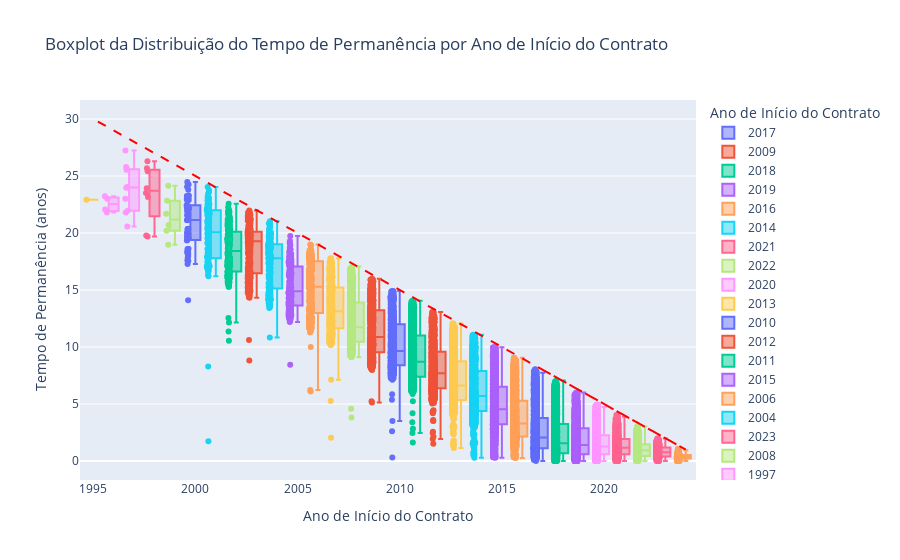

Notebook code for this chart:
### Code cell
import plotly.express as px
import plotly.graph_objects as go
import pandas as pd
from datetime import datetime

# Converter para Pandas
df_permanencia = filtered_sdf_2.select("start_date", "tempo_permanencia_anos").toPandas()

# Converter start_date para datetime
df_permanencia["start_date"] = pd.to_datetime(df_permanencia["start_date"])

# Criar coluna com o ano do contrato
df_permanencia["ano_inicio"] = df_permanencia["start_date"].dt.year

# Obter o ano atual
ano_atual = datetime.today().year

# Calcular o tempo máximo possível para cada ano
df_permanencia["tempo_maximo_possivel"] = ano_atual - df_permanencia["ano_inicio"]

# Criar Boxplot
fig = px.box(
    df_permanencia,
    x="ano_inicio",  # Ano do início do contrato no eixo X
    y="tempo_permanencia_anos",  # Tempo de permanência no eixo Y
    points="all",  # Mostra todos os pontos para visualizar outliers
    title="Boxplot da Distribuição do Tempo de Permanência por Ano de Início do Contrato",
    labels={"ano_inicio": "Ano de Início do Contrato", "tempo_permanencia_anos": "Tempo de Permanência (anos)"},
    color="ano_inicio"  # Diferencia os anos por cor
)

# Adicionar linha guia do tempo máximo possível
fig.add_trace(
    go.Scatter(
        x=df_permanencia["ano_inicio"].unique(),
        y=(ano_atual - df_permanencia["ano_inicio"].unique()),  # Tempo máximo possível
        mode="lines",
        name="Tempo Máximo Possível",
        line=dict(color="red", dash="dash")
    )
)



# Exibir gráfico
fig.show()

# Exibir o ano identificado como enviesado
print(f"O primeiro ano onde os contratos finalizados são afetados pelo tempo transcorrido é: {ano_limite_vies}")

### Figure 1 — Plotly figure (JSON) as saved in the notebook; plotly's stock layout.template omitted (floating-point values rounded to 4 significant figures; data arrays with more than 128 entries replaced by an {"elided": "..."} marker saying what was removed)
{"data": [{"alignmentgroup": "True", "boxpoints": "all", "hovertemplate": "Ano de Início do Contrato=%{x}<br>Tempo de Permanência (anos)=%{y}<extra></extra>", "legendgroup": "2017", "marker": {"color": "#636efa"}, "name": "2017", "notched": false, "offsetgroup": "2017", "orientation": "v", "showlegend": true, "type": "box", "x": {"elided": "3131 int values"}, "x0": " ", "xaxis": "x", "y": {"elided": "3131 float values"}, "y0": " ", "yaxis": "y"}, {"alignmentgroup": "True", "boxpoints": "all", "hovertemplate": "Ano de Início do Contrato=%{x}<br>Tempo de Permanência (anos)=%{y}<extra></extra>", "legendgroup": "2009", "marker": {"color": "#EF553B"}, "name": "2009", "notched": false, "offsetgroup": "2009", "orientation": "v", "showlegend": true, "type": "box", "x": {"elided": "1251 int values"}, "x0": " ", "xaxis": "x", "y": {"elided": "1251 float values"}, "y0": " ", "yaxis": "y"}, {"alignmentgroup": "True", "boxpoints": "all", "hovertemplate": "Ano de Início do Contrato=%{x}<br>Tempo de Permanência (anos)=%{y}<extra></extra>", "legendgroup": "2018", "marker": {"color": "#00cc96"}, "name": "2018", "notched": false, "offsetgroup": "2018", "orientation": "v", "showlegend": true, "type": "box", "x": {"elided": "3265 int values"}, "x0": " ", "xaxis": "x", "y": {"elided": "3265 float values"}, "y0": " ", "yaxis": "y"}, {"alignmentgroup": "True", "boxpoints": "all", "hovertemplate": "Ano de Início do Contrato=%{x}<br>Tempo de Permanência (anos)=%{y}<extra></extra>", "legendgroup": "2019", "marker": {"color": "#ab63fa"}, "name": "2019", "notched": false, "offsetgroup": "2019", "orientation": "v", "showlegend": true, "type": "box", "x": {"elided": "3792 int values"}, "x0": " ", "xaxis": "x", "y": {"elided": "3792 float values"}, "y0": " ", "yaxis": "y"}, {"alignmentgroup": "True", "boxpoints": "all", "hovertemplate": "Ano de Início do Contrato=%{x}<br>Tempo de Permanência (anos)=%{y}<extra></extra>", "legendgroup": "2016", "marker": {"color": "#FFA15A"}, "name": "2016", "notched": false, "offsetgroup": "2016", "orientation": "v", "showlegend": true, "type": "box", "x": {"elided": "3255 int values"}, "x0": " ", "xaxis": "x", "y": {"elided": "3255 float values"}, "y0": " ", "yaxis": "y"}, {"alignmentgroup": "True", "boxpoints": "all", "hovertemplate": "Ano de Início do Contrato=%{x}<br>Tempo de Permanência (anos)=%{y}<extra></extra>", "legendgroup": "2014", "marker": {"color": "#19d3f3"}, "name": "2014", "notched": false, "offsetgroup": "2014", "orientation": "v", "showlegend": true, "type": "box", "x": {"elided": "2604 int values"}, "x0": " ", "xaxis": "x", "y": {"elided": "2604 float values"}, "y0": " ", "yaxis": "y"}, {"alignmentgroup": "True", "boxpoints": "all", "hovertemplate": "Ano de Início do Contrato=%{x}<br>Tempo de Permanência (anos)=%{y}<extra></extra>", "legendgroup": "2021", "marker": {"color": "#FF6692"}, "name": "2021", "notched": false, "offsetgroup": "2021", "orientation": "v", "showlegend": true, "type": "box", "x": {"elided": "1766 int values"}, "x0": " ", "xaxis": "x", "y": {"elided": "1766 float values"}, "y0": " ", "yaxis": "y"}, {"alignmentgroup": "True", "boxpoints": "all", "hovertemplate": "Ano de Início do Contrato=%{x}<br>Tempo de Permanência (anos)=%{y}<extra></extra>", "legendgroup": "2022", "marker": {"color": "#B6E880"}, "name": "2022", "notched": false, "offsetgroup": "2022", "orientation": "v", "showlegend": true, "type": "box", "x": {"elided": "1094 int values"}, "x0": " ", "xaxis": "x", "y": {"elided": "1094 float values"}, "y0": " ", "yaxis": "y"}, {"alignmentgroup": "True", "boxpoints": "all", "hovertemplate": "Ano de Início do Contrato=%{x}<br>Tempo de Permanência (anos)=%{y}<extra></extra>", "legendgroup": "2020", "marker": {"color": "#FF97FF"}, "name": "2020", "notched": false, "offsetgroup": "2020", "orientation": "v", "showlegend": true, "type": "box", "x": {"elided": "2322 int values"}, "x0": " ", "xaxis": "x", "y": {"elided": "2322 float values"}, "y0": " ", "yaxis": "y"}, {"alignmentgroup": "True", "boxpoints": "all", "hovertemplate": "Ano de Início do Contrato=%{x}<br>Tempo de Permanência (anos)=%{y}<extra></extra>", "legendgroup": "2013", "marker": {"color": "#FECB52"}, "name": "2013", "notched": false, "offsetgroup": "2013", "orientation": "v", "showlegend": true, "type": "box", "x": {"elided": "2300 int values"}, "x0": " ", "xaxis": "x", "y": {"elided": "2300 float values"}, "y0": " ", "yaxis": "y"}, {"alignmentgroup": "True", "boxpoints": "all", "hovertemplate": "Ano de Início do Contrato=%{x}<br>Tempo de Permanência (anos)=%{y}<extra></extra>", "legendgroup": "2010", "marker": {"color": "#636efa"}, "name": "2010", "notched": false, "offsetgroup": "2010", "orientation": "v", "showlegend": true, "type": "box", "x": {"elided": "1477 int values"}, "x0": " ", "xaxis": "x", "y": {"elided": "1477 float values"}, "y0": " ", "yaxis": "y"}, {"alignmentgroup": "True", "boxpoints": "all", "hovertemplate": "Ano de Início do Contrato=%{x}<br>Tempo de Permanência (anos)=%{y}<extra></extra>", "legendgroup": "2012", "marker": {"color": "#EF553B"}, "name": "2012", "notched": false, "offsetgroup": "2012", "orientation": "v", "showlegend": true, "type": "box", "x": {"elided": "1818 int values"}, "x0": " ", "xaxis": "x", "y": {"elided": "1818 float values"}, "y0": " ", "yaxis": "y"}, {"alignmentgroup": "True", "boxpoints": "all", "hovertemplate": "Ano de Início do Contrato=%{x}<br>Tempo de Permanência (anos)=%{y}<extra></extra>", "legendgroup": "2011", "marker": {"color": "#00cc96"}, "name": "2011", "notched": false, "offsetgroup": "2011", "orientation": "v", "showlegend": true, "type": "box", "x": {"elided": "1847 int values"}, "x0": " ", "xaxis": "x", "y": {"elided": "1847 float values"}, "y0": " ", "yaxis": "y"}, {"alignmentgroup": "True", "boxpoints": "all", "hovertemplate": "Ano de Início do Contrato=%{x}<br>Tempo de Permanência (anos)=%{y}<extra></extra>", "legendgroup": "2015", "marker": {"color": "#ab63fa"}, "name": "2015", "notched": false, "offsetgroup": "2015", "orientation": "v", "showlegend": true, "type": "box", "x": {"elided": "2796 int values"}, "x0": " ", "xaxis": "x", "y": {"elided": "2796 float values"}, "y0": " ", "yaxis": "y"}, {"alignmentgroup": "True", "boxpoints": "all", "hovertemplate": "Ano de Início do Contrato=%{x}<br>Tempo de Permanência (anos)=%{y}<extra></extra>", "legendgroup": "2006", "marker": {"color": "#FFA15A"}, "name": "2006", "notched": false, "offsetgroup": "2006", "orientation": "v", "showlegend": true, "type": "box", "x": {"elided": "358 int values"}, "x0": " ", "xaxis": "x", "y": {"elided": "358 float values"}, "y0": " ", "yaxis": "y"}, {"alignmentgroup": "True", "boxpoints": "all", "hovertemplate": "Ano de Início do Contrato=%{x}<br>Tempo de Permanência (anos)=%{y}<extra></extra>", "legendgroup": "2004", "marker": {"color": "#19d3f3"}, "name": "2004", "notched": false, "offsetgroup": "2004", "orientation": "v", "showlegend": true, "type": "box", "x": {"elided": "144 int values"}, "x0": " ", "xaxis": "x", "y": {"elided": "144 float values"}, "y0": " ", "yaxis": "y"}, {"alignmentgroup": "True", "boxpoints": "all", "hovertemplate": "Ano de Início do Contrato=%{x}<br>Tempo de Permanência (anos)=%{y}<extra></extra>", "legendgroup": "2023", "marker": {"color": "#FF6692"}, "name": "2023", "notched": false, "offsetgroup": "2023", "orientation": "v", "showlegend": true, "type": "box", "x": {"elided": "578 int values"}, "x0": " ", "xaxis": "x", "y": {"elided": "578 float values"}, "y0": " ", "yaxis": "y"}, {"alignmentgroup": "True", "boxpoints": "all", "hovertemplate": "Ano de Início do Contrato=%{x}<br>Tempo de Permanência (anos)=%{y}<extra></extra>", "legendgroup": "2008", "marker": {"color": "#B6E880"}, "name": "2008", "notched": false, "offsetgroup": "2008", "orientation": "v", "showlegend": true, "type": "box", "x": {"elided": "1099 int values"}, "x0": " ", "xaxis": "x", "y": {"elided": "1099 float values"}, "y0": " ", "yaxis": "y"}, {"alignmentgroup": "True", "boxpoints": "all", "hovertemplate": "Ano de Início do Contrato=%{x}<br>Tempo de Permanência (anos)=%{y}<extra></extra>", "legendgroup": "1997", "marker": {"color": "#FF97FF"}, "name": "1997", "notched": false, "offsetgroup": "1997", "orientation": "v", "showlegend": true, "type": "box", "x": [1997, 1997, 1997, 1997, 1997, 1997, 1997, 1997, 1997, 1997], "x0": " ", "xaxis": "x", "y": [21.95, 23.97, 25.78, 24.03, 23.01, 21.79, 27.25, 25.59, 25.55, 20.58], "y0": " ", "yaxis": "y"}, {"alignmentgroup": "True", "boxpoints": "all", "hovertemplate": "Ano de Início do Contrato=%{x}<br>Tempo de Permanência (anos)=%{y}<extra></extra>", "legendgroup": "2007", "marker": {"color": "#FECB52"}, "name": "2007", "notched": false, "offsetgroup": "2007", "orientation": "v", "showlegend": true, "type": "box", "x": {"elided": "662 int values"}, "x0": " ", "xaxis": "x", "y": {"elided": "662 float values"}, "y0": " ", "yaxis": "y"}, {"alignmentgroup": "True", "boxpoints": "all", "hovertemplate": "Ano de Início do Contrato=%{x}<br>Tempo de Permanência (anos)=%{y}<extra></extra>", "legendgroup": "2000", "marker": {"color": "#636efa"}, "name": "2000", "notched": false, "offsetgroup": "2000", "orientation": "v", "showlegend": true, "type": "box", "x": [2000, 2000, 2000, 2000, 2000, 2000, 2000, 2000, 2000, 2000, 2000, 2000, 2000, 2000, 2000, 2000, 2000, 2000, 2000, 2000, 2000, 2000, 2000, 2000, 2000, 2000, 2000, 2000, 2000, 2000, 2000, 2000, 2000, 2000, 2000, 2000, 2000, 2000, 2000, 2000, 2000, 2000, 2000, 2000, 2000, 2000, 2000, 2000, 2000, 2000, 2000, 2000, 2000, 2000, 2000, 2000, 2000, 2000], "x0": " ", "xaxis": "x", "y": [21.13, 19.79, 21.58, 22.37, 17.97, 19.65, 22.39, 21.75, 22.83, 19.6, 22.2, 17.27, 23.3, 23.2, 23.26, 19.59, 19.91, 22.08, 24.05, 21.96, 20.02, 20.34, 17.55, 17.84, 24.48, 22.43, 22.3, 23.78, 20.01, 22.12, 23.24, 18.35, 18.19, 21.86, 17.61, 22.9, 22.95, 19.33, 19.39, 23.2, 19.99, 19.93, 14.1, 21.13, 18.39, 22.92, 18.6, 23.12, 24.26, 18.61, 20.37, 18.15, 18.23, 21.17, 22.15, 20.34, 21.55, 20.22], "y0": " ", "yaxis": "y"}, {"alignmentgroup": "True", "boxpoints": "all", "hovertemplate": "Ano de Início do Contrato=%{x}<br>Tempo de Permanência (anos)=%{y}<extra></extra>", "legendgroup": "2003", "marker": {"color": "#EF553B"}, "name": "2003", "notched": false, "offsetgroup": "2003", "orientation": "v", "showlegend": true, "type": "box", "x": {"elided": "296 int values"}, "x0": " ", "xaxis": "x", "y": {"elided": "296 float values"}, "y0": " ", "yaxis": "y"}, {"alignmentgroup": "True", "boxpoints": "all", "hovertemplate": "Ano de Início do Contrato=%{x}<br>Tempo de Permanência (anos)=%{y}<extra></extra>", "legendgroup": "2002", "marker": {"color": "#00cc96"}, "name": "2002", "notched": false, "offsetgroup": "2002", "orientation": "v", "showlegend": true, "type": "box", "x": {"elided": "173 int values"}, "x0": " ", "xaxis": "x", "y": {"elided": "173 float values"}, "y0": " ", "yaxis": "y"}, {"alignmentgroup": "True", "boxpoints": "all", "hovertemplate": "Ano de Início do Contrato=%{x}<br>Tempo de Permanência (anos)=%{y}<extra></extra>", "legendgroup": "2005", "marker": {"color": "#ab63fa"}, "name": "2005", "notched": false, "offsetgroup": "2005", "orientation": "v", "showlegend": true, "type": "box", "x": {"elided": "174 int values"}, "x0": " ", "xaxis": "x", "y": {"elided": "174 float values"}, "y0": " ", "yaxis": "y"}, {"alignmentgroup": "True", "boxpoints": "all", "hovertemplate": "Ano de Início do Contrato=%{x}<br>Tempo de Permanência (anos)=%{y}<extra></extra>", "legendgroup": "2024", "marker": {"color": "#FFA15A"}, "name": "2024", "notched": false, "offsetgroup": "2024", "orientation": "v", "showlegend": true, "type": "box", "x": {"elided": "227 int values"}, "x0": " ", "xaxis": "x", "y": {"elided": "227 float values"}, "y0": " ", "yaxis": "y"}, {"alignmentgroup": "True", "boxpoints": "all", "hovertemplate": "Ano de Início do Contrato=%{x}<br>Tempo de Permanência (anos)=%{y}<extra></extra>", "legendgroup": "2001", "marker": {"color": "#19d3f3"}, "name": "2001", "notched": false, "offsetgroup": "2001", "orientation": "v", "showlegend": true, "type": "box", "x": [2001, 2001, 2001, 2001, 2001, 2001, 2001, 2001, 2001, 2001, 2001, 2001, 2001, 2001, 2001, 2001, 2001, 2001, 2001, 2001, 2001, 2001, 2001, 2001, 2001, 2001, 2001, 2001, 2001, 2001, 2001, 2001, 2001, 2001, 2001, 2001, 2001, 2001, 2001, 2001, 2001, 2001, 2001, 2001, 2001, 2001, 2001, 2001, 2001, 2001, 2001, 2001, 2001, 2001, 2001, 2001, 2001, 2001, 2001, 2001, 2001, 2001, 2001, 2001, 2001, 2001, 2001, 2001, 2001, 2001, 2001, 2001, 2001, 2001, 2001, 2001, 2001, 2001, 2001, 2001, 2001, 2001, 2001, 2001, 2001, 2001, 2001, 2001, 2001, 2001, 2001, 2001, 2001, 2001, 2001, 2001, 2001, 2001, 2001, 2001, 2001, 2001, 2001, 2001, 2001, 2001], "x0": " ", "xaxis": "x", "y": [17.07, 20.92, 21.06, 17.03, 17.27, 22.49, 22.32, 19.04, 22.49, 18.27, 18.17, 16.21, 21.88, 20.53, 22.52, 21.73, 17.86, 22.04, 17.1, 21.46, 17.86, 17.77, 22.12, 21.08, 19.12, 21.99, 20.53, 19.07, 17.59, 19.59, 17.13, 17.84, 17.06, 20.62, 21.65, 21.41, 20.2, 21.71, 18.53, 19.89, 18.82, 16.61, 22.1, 21.97, 17.11, 20.85, 23.03, 16.98, 22.26, 17.05, 21.13, 22.2, 17.57, 22.55, 16.77, 8.285, 17.44, 23.55, 16.64, 17.1, 1.733, 17.4, 21.56, 22.81, 21.9, 18.28, 17.88, 21.25, 22.17, 20.27, 22.31, 20.84, 21.92, 16.87, 22.85, 19.16, 16.33, 20.54, 17.46, 16.92, 16.76, 18.23, 19.87, 19.51, 19.95, 17.95, 23.59, 19.51, 23.15, 23.75, 22.58, 22.0, 18.44, 18.61, 23.06, 23.42, 22.0, 20.37, 19.26, 21.06, 20.35, 24.03, 17.22, 18.1, 21.99, 19.43], "y0": " ", "yaxis": "y"}, {"alignmentgroup": "True", "boxpoints": "all", "hovertemplate": "Ano de Início do Contrato=%{x}<br>Tempo de Permanência (anos)=%{y}<extra></extra>", "legendgroup": "1998", "marker": {"color": "#FF6692"}, "name": "1998", "notched": false, "offsetgroup": "1998", "orientation": "v", "showlegend": true, "type": "box", "x": [1998, 1998, 1998, 1998, 1998, 1998, 1998, 1998], "x0": " ", "xaxis": "x", "y": [19.7, 26.29, 19.79, 23.5, 25.41, 23.15, 25.68, 23.93], "y0": " ", "yaxis": "y"}, {"alignmentgroup": "True", "boxpoints": "all", "hovertemplate": "Ano de Início do Contrato=%{x}<br>Tempo de Permanência (anos)=%{y}<extra></extra>", "legendgroup": "1999", "marker": {"color": "#B6E880"}, "name": "1999", "notched": false, "offsetgroup": "1999", "orientation": "v", "showlegend": true, "type": "box", "x": [1999, 1999, 1999, 1999, 1999, 1999], "x0": " ", "xaxis": "x", "y": [24.15, 18.98, 22.83, 20.7, 20.19, 21.68], "y0": " ", "yaxis": "y"}, {"alignmentgroup": "True", "boxpoints": "all", "hovertemplate": "Ano de Início do Contrato=%{x}<br>Tempo de Permanência (anos)=%{y}<extra></extra>", "legendgroup": "1996", "marker": {"color": "#FF97FF"}, "name": "1996", "notched": false, "offsetgroup": "1996", "orientation": "v", "showlegend": true, "type": "box", "x": [1996, 1996, 1996, 1996], "x0": " ", "xaxis": "x", "y": [23.23, 22.07, 21.8, 23.01], "y0": " ", "yaxis": "y"}, {"alignmentgroup": "True", "boxpoints": "all", "hovertemplate": "Ano de Início do Contrato=%{x}<br>Tempo de Permanência (anos)=%{y}<extra></extra>", "legendgroup": "1995", "marker": {"color": "#FECB52"}, "name": "1995", "notched": false, "offsetgroup": "1995", "orientation": "v", "showlegend": true, "type": "box", "x": [1995], "x0": " ", "xaxis": "x", "y": [22.91], "y0": " ", "yaxis": "y"}, {"line": {"color": "red", "dash": "dash"}, "mode": "lines", "name": "Tempo Máximo Possível", "type": "scatter", "x": [2017, 2009, 2018, 2019, 2016, 2014, 2021, 2022, 2020, 2013, 2010, 2012, 2011, 2015, 2006, 2004, 2023, 2008, 1997, 2007, 2000, 2003, 2002, 2005, 2024, 2001, 1998, 1999, 1996, 1995], "y": [8, 16, 7, 6, 9, 11, 4, 3, 5, 12, 15, 13, 14, 10, 19, 21, 2, 17, 28, 18, 25, 22, 23, 20, 1, 24, 27, 26, 29, 30]}], "layout": {"boxmode": "overlay", "legend": {"title": {"text": "Ano de Início do Contrato"}, "tracegroupgap": 0}, "title": {"text": "Boxplot da Distribuição do Tempo de Permanência por Ano de Início do Contrato"}, "xaxis": {"anchor": "y", "categoryarray": [2017, 2009, 2018, 2019, 2016, 2014, 2021, 2022, 2020, 2013, 2010, 2012, 2011, 2015, 2006, 2004, 2023, 2008, 1997, 2007, 2000, 2003, 2002, 2005, 2024, 2001, 1998, 1999, 1996, 1995], "categoryorder": "array", "domain": [0, 1], "title": {"text": "Ano de Início do Contrato"}}, "yaxis": {"anchor": "x", "domain": [0, 1], "title": {"text": "Tempo de Permanência (anos)"}}}}
